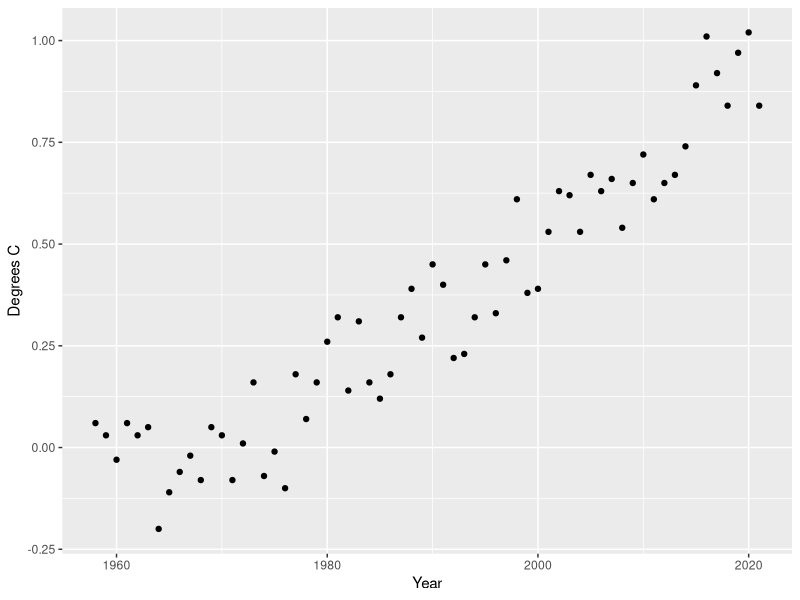

Generate this figure with R:
## ---- chunk 1
knitr::opts_chunk$set(echo = FALSE)
library(readxl)
library(tidyverse)
## ---- chunk 2
data <- read_excel("CO2Data1.xlsx", sheet = "Temps Data Set 2")
data
## ---- chunk 3
data |> 
  ggplot(aes(x = Year, y = `Degrees C`)) +
  geom_point()
  
